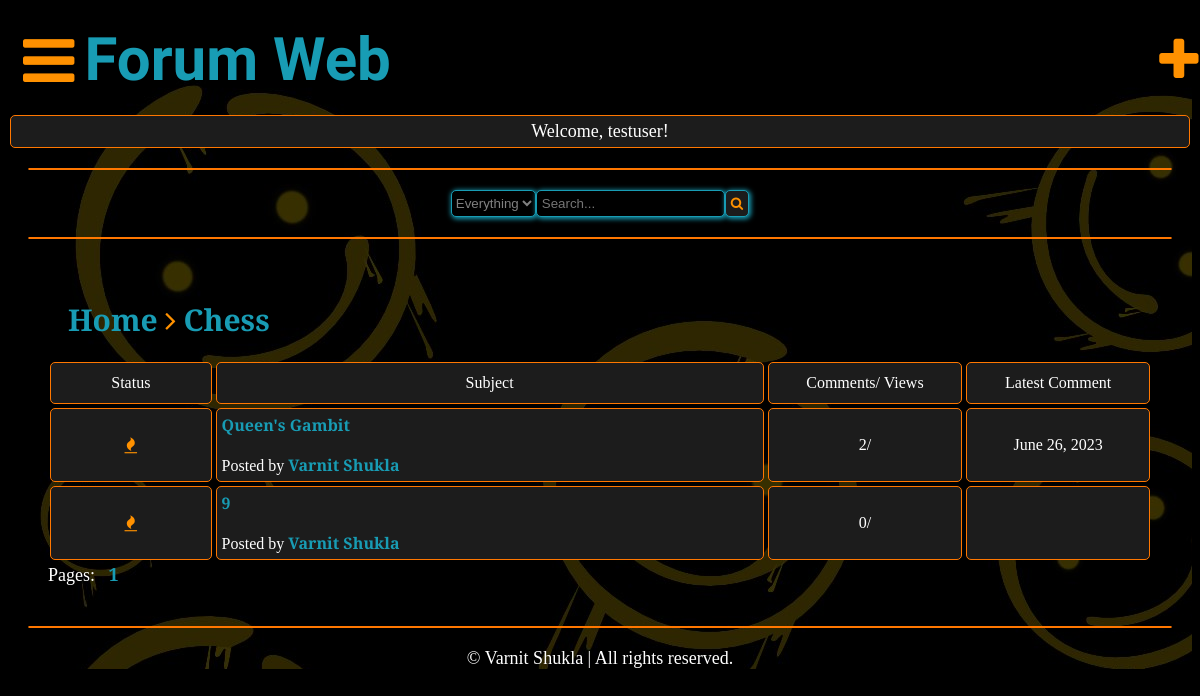
/posts/chess/ (signed in), run on the app's committed database.
### members/models.py (models this page shows, shortened)
class Category(models.Model):
    title = models.CharField(max_length=50)
    slug = models.SlugField(max_length=400, unique=True, blank=True)
    description = models.TextField(default="Description")
    class Meta:
        verbose_name_plural = "Categories"
    def __str__(self):
        return self.title

class Post(models.Model):
    title = models.CharField(max_length=200)
    slug = models.SlugField(max_length=400, unique=True, blank=True)
    user = models.ForeignKey(Author, on_delete=models.CASCADE)
    content = models.TextField()
    categories = models.ManyToManyField(Category)
    date = models.DateTimeField(auto_now_add=True)
    hitcount_generic = GenericRelation(HitCount, object_id_field='object_pk', related_query_name='hit_count_generic_relation')
    tags = TaggableManager()
    comments = models.ManyToManyField(Comment, blank=True)
    approved = models.BooleanField(default=False)
    def get_url(self):
        return reverse("details", kwargs={"slug": self.slug})
    @property
    def num_comments(self):
        ans = 0
        for comment in self.comments.all():
            ans += comment.num_reply()
            ans += 1
        return ans
    @property
    def last_reply(self):
        return self.comments.latest("date")

class Author(models.Model):
    user = models.ForeignKey(User, on_delete=models.CASCADE)
    fullname = models.CharField(max_length=40, blank=True, null=True)
    slug = models.SlugField(max_length=400, unique=True, blank=True)
    bio = models.TextField(blank=True, null=True)
    points = models.IntegerField(default=0)
    profile_pic = ResizedImageField(size=[50, 80], quality=100, upload_to="authors", default= None, null=True)

class Comment(models.Model):
    user = models.ForeignKey(Author, on_delete=models.CASCADE)
    content = models.TextField()
    date = models.DateTimeField(auto_now_add=True)
    replies = models.ManyToManyField(Reply, blank=True)
    def num_reply(self):
        return self.replies.count()

### members/views.py (the view)
# urls.py: path("posts/<slug>/", posts, name="posts"),
def posts(request, slug):
    category = get_object_or_404(Category, slug=slug)
    posts = Post.objects.filter(approved=True, categories=category)
    paginator = Paginator(posts, 5)
    page = request.GET.get("page")
    try:
        posts = paginator.page(page)
    except PageNotAnInteger:
        posts = paginator.page(1)
    except EmptyPage:
        posts = paginator.page(paginator.num_pages)
    context = {
        "posts": posts,
        "category": category,
        "title" : category.title,
    }
    return render(request, "posts.html", context)

### templates/posts.html (shortened to what this page needs)
{% extends 'base.html' %}
{% load hitcount_tags %}
{% block content %}
{% if user.is_authenticated %}
<form action="{% url 'searchresult_posts' %}" role="form" method="GET">
    <div class="searchbox">
            <select name="dropdown_posts" id="dropdown_posts">
                <option value="Everything">Everything</option>
            </select>
            <input type="text" name="searchquery_posts" id="searchquery_posts" placeholder="Search...">
            <button type="submit" name="search_posts" id="search_posts"><i class="fa fa-search"></i></button>
    </div>
</form>
<div class="separator"></div>
    <div class="container">
        <div class="path">
            <a href="{% url 'home' %}">Home</a>
            <i class="fa fa-angle-right"></i>
            <a href="#">{{category}}</a>
        </div>
        <div class="poststable">
            <div class="tablehead">
                <div class="status">Status</div>
                <div class="subjects">Subject</div>
                <div class="replies">Comments/ Views</div>
                <div class="lastpost">Latest Comment</div>
            </div>
            {% for post in posts %}
            <div class="tablerow">
                <div class="status"><i class="fa fa-fire"></i></div>
                <div class="subjects"><a href="{{post.get_url}}">{{post.title}}</a>
                    <br><br><span>Posted by&nbsp;<a href="#">{{post.user.fullname|title}}</a></span>
                </div>
                <div class="replies">{{post.num_comments}}/{% get_hit_count for post %}</div>
                <div class="lastpost">{{post.last_reply.date|date}}</div>
            </div>
            {% endfor %}
        </div>
        <div class="pagination">
            Pages: &nbsp;&nbsp;{% for num_page in posts.paginator.page_range %}<a href="?page={{num_page}}">{{num_page}}</a>&nbsp;&nbsp;{% endfor %}
        </div>
    </div>
    {% else %}
<br><br><br><br>
<h1 style="color:rgb(24, 156, 180); text-align: center;"> You are not logged in! </h1>
<br><br><br><br>
{% endif %}
    {% endblock content %}

### templates/base.html (shortened to what this page needs)
{% load static %}
<!DOCTYPE html>
<html lang="en">
<head>
    <link rel="stylesheet" href="{% static 'style.css' %}">
    <link rel="stylesheet" href="https://cdnjs.cloudflare.com/ajax/libs/font-awesome/4.7.0/css/font-awesome.min.css">
</head>
<body>
    <header>
        <div class="navbar">
            <a href="#" class="baricon" id="baricon" onclick="hideBar()"><i class="fa fa-bars"></i></a>
            <div class="logo">
                <a href="{% url 'home' %}">Forum Web</a>
            </div>
            {% if user.is_authenticated %}
            <div class="newpost">
            <a href="{% url 'post_creation' %}"><i class="fa fa-plus"></i></a>
            </div>
        </div>
        <div class="user">
            Welcome, {{user.username}}!
        </div>
            {% else %}
        </div>
        {% endif %}
    </header>
    <div class="separator"></div>
    {% block content %}
    {% endblock content %}
    <div class="separator"></div>
    <footer>
        <span class="footer">© Varnit Shukla | All rights reserved.</span>
    </footer>
</body>
</html>

### static/style.css (style rules this page uses)
html { background-color: black; color: rgb(255, 255, 255); font-family: 'Slabo 27px', serif; font-size: 18px; }
a { color: rgb(24, 156, 180); text-decoration: none; font-weight: bolder; }
i { color: rgb(255, 145, 0); }
body { background-image: url("bgimg.jpg"); }
.container { margin: 20px; padding: 20px; }
.separator { border: 1px solid rgb(255, 119, 0); border-radius: 5px; margin: 20px; }
.navbar { display: flex; align-items: center; padding: 10px; margin: 5px; }
.baricon { font-size: 60px; display: inline-block; cursor: pointer; margin-right: 10px; color: rgb(254, 254, 254); }
.logo { font-family: 'Staatliches', cursive; font-size: 60px; }
.searchbox { margin: 20px; display: flex; justify-content: center; }
.searchbox select { border-radius: 5px; background-color: black; border: 1px solid rgb(24, 156, 180); color: gray; box-shadow: 1px 1px 5px 1px rgb(24, 156, 180); }
.searchbox input { border-radius: 5px; background-color: black; color: gray; border: 1px solid rgb(24, 156, 180); padding: 5px; box-shadow: 1px 1px 5px 1px rgb(24, 156, 180); }
.searchbox button { border-radius: 5px; border: 1px solid rgb(24, 156, 180); padding: 5px; background-color: rgb(28, 28, 28); color: rgb(24, 156, 180); box-shadow: 1px 1px 5px 1px rgb(24, 156, 180); }
.footer { margin: 20px; display: flex; justify-content: center; }
.tablehead { display: grid; grid-template-columns: 15% 50% 18% 17%; height: max-content; }
.tablehead .status, .tablehead .replies, .tablehead .subjects, .tablehead .lastpost { background-color: rgb(28, 28, 28); margin: 2px; padding: 5px; border-radius: 5px; display: flex; height: 30px; justify-content: center; align-items: center; font-size: 16px; border-color: rgb(255, 119, 0); border-style: solid; border-width: 1px; }
.tablerow { display: grid; grid-template-columns: 15% 50% 18% 17%; height: max-content; }
.tablerow .status, .tablerow .replies, .tablerow .subjects, .tablerow .lastpost { background-color: rgb(28, 28, 28); font-size: 16px; margin: 2px; padding: 5px; border-radius: 5px; display: flex; justify-content: center; align-items: center; border-color: rgb(255, 119, 0); border-style: solid; border-width: 0.5px; }
.tablerow .subjects { display: block; }
.path { margin: 20px; font-size: 30px; }
.user { flex: 20%; background-color: rgb(28, 28, 28); border-radius: 5px; padding: 5px; margin: 2px; border-color: rgb(255, 119, 0); border-style: solid; border-width: 1px; text-align: center; }
.navbar { display: grid; grid-template-columns: max-content auto 5%; }
.navbar .logo { text-align: left; }
.newpost { font-size: 50px; color: rgb(24, 156, 180); margin-left: 40px; }

### data on the page
Category: title "Chess"
Post: title "Queen's Gambit", user.fullname "Varnit Shukla", num_comments "2", last_reply "June 26, 2023"
Post: title "9", user.fullname "Varnit Shukla", num_comments "0"

### other printed values
{{ user.username }} "testuser"
{{ num_page }} "1"
